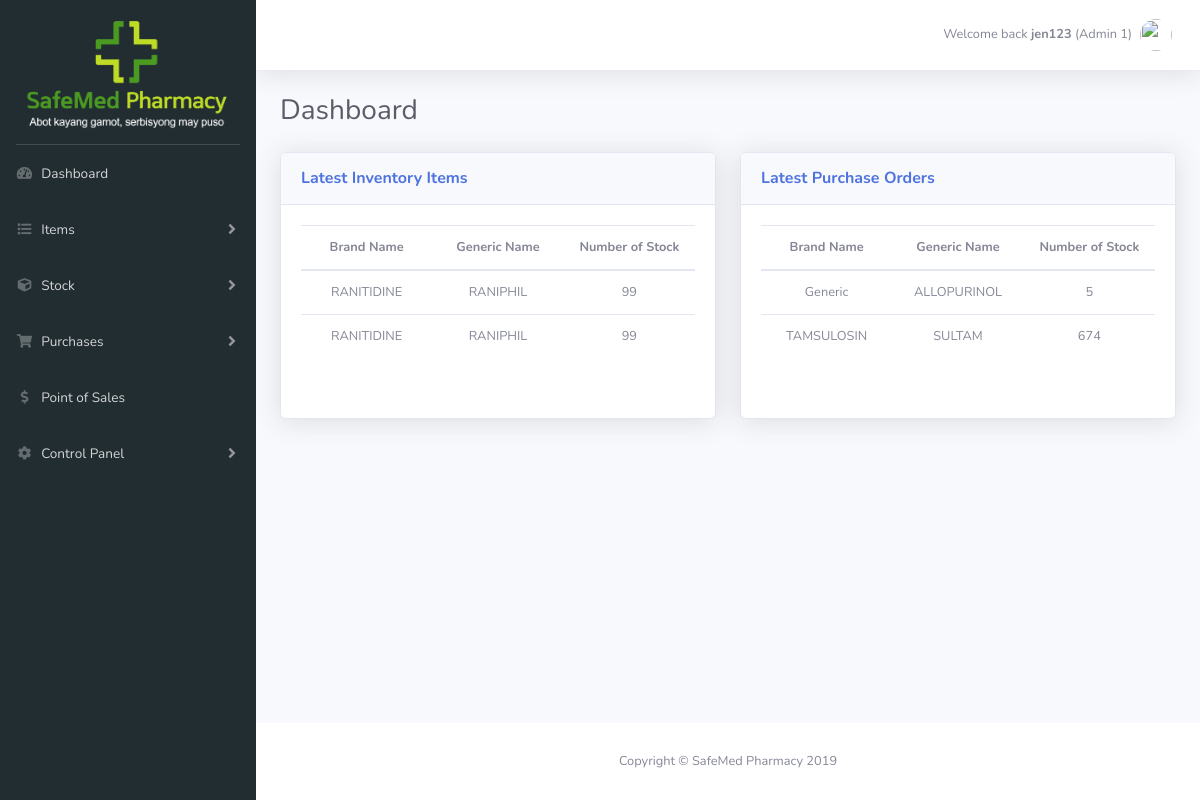
Page /index.php (signed in) on the committed database.
### tables this page shows
CREATE TABLE IF NOT EXISTS `dim_inventory` (
  `item_id` int(30) NOT NULL AUTO_INCREMENT,
  `ref_num` int(11) DEFAULT NULL,
  `brand_name` varchar(200) NOT NULL,
  `generic_name` varchar(200) NOT NULL,
  `uom` varchar(100) NOT NULL,
  `supplier` varchar(100) NOT NULL,
  `defective_qty` int(30) NOT NULL,
  `order_qty` int(30) NOT NULL,
  `unit_price` double(10,2) NOT NULL,
  `selling_price` double(10,2) NOT NULL,
  `total_price` double(10,2) NOT NULL,
  `category` varchar(100) NOT NULL,
  `expiration_date` date NOT NULL,
  `added_by` varchar(100) NOT NULL,
  `date_added` date NOT NULL,
  `status` varchar(100) NOT NULL,
  `sku` int(30) NOT NULL,
  `stock_count` int(11) NOT NULL DEFAULT '0',
  PRIMARY KEY (`item_id`)
);

### index.php (the view, shortened to what this page needs)
<!DOCTYPE html>
<html lang="en">
<?php
$connect = mysqli_connect('localhost', 'root', '', 'safemedpharmacy');
$body_class = '';
if(!$_SESSION['username']) {
	header("Location: login.php");
} else {
	$username = $_SESSION['username'];
	$name = $_SESSION['name'];
	$login_type = $_SESSION['login_type'];
	if ( strcmp($login_type, "Super Admin") == 0 ) {
		$is_admin = true;
		$body_class = 'super-admin';
	} else {
		$body_class = 'not-super-admin';
	}
}
?>
<head>
	<?php include('assets.php'); ?>
	<link href="css/homepage-style.css" rel="stylesheet">
	<?php include('head-actions.php'); ?>
</head>
<body id="page-top" <?php echo "class=" . $body_class; ?>>
	<div id="wrapper">
		<?php include('sidebar.php'); ?>
		<div id="content-wrapper" class="d-flex flex-column">
			<div id="content">
				<nav class="navbar navbar-expand navbar-light bg-white topbar mb-4 static-top shadow">
					<ul class="navbar-nav ml-auto">
						<li class="nav-item dropdown no-arrow">
							<a class="nav-link dropdown-toggle" href="#" id="userDropdown" role="button" data-toggle="dropdown" aria-haspopup="true" aria-expanded="false">
								<span class="mr-2 d-none d-lg-inline text-gray-600 small">Welcome back <b><?php echo $username;?></b> (<?php echo $name;?>)</span>
								<img class="img-profile rounded-circle" src="https://source.unsplash.com/QAB-WJcbgJk/60x60">
							</a>
						</li>
					</ul>
				</nav>
				<div class="container-fluid">
					<div class="d-sm-flex align-items-center justify-content-between mb-4">
						<h1 class="h3 mb-0 text-gray-800">Dashboard</h1>
					</div>
					<div class="row">
						<div class="col-xl-6 col-lg-5">
							<div class="card shadow mb-4 h-100">
								<div class="card-header py-3 d-flex flex-row align-items-center justify-content-between">
									<h6 class="m-0 font-weight-bold text-primary">Latest Inventory Items</h6>
								</div>
								<div class="card-body">
									<div class="table-responsive">
										<table class="table" id="dataTable" width="100%" cellspacing="0" style="text-align: center;">
											<thead>
												<tr>
													<th width="33.33%">Brand Name</th>
													<th width="33.33%">Generic Name</th>
													<th width="33.33%">Number of Stock</th>
												</tr>
											</thead>
											<tbody>
												<tr>
													<?php
													$query = "SELECT * FROM dim_inventory WHERE status = 'Received' ORDER BY item_id DESC LIMIT 5";
													$result_set =  mysqli_query($connect, $query);
													while($row = mysqli_fetch_array($result_set)) {
														$no_of_defective_qty = $row['defective_qty'];
														$no_of_order_qty = $row['order_qty'];
														$stock_on_hand = $no_of_order_qty - $no_of_defective_qty;
														?>
														<td><?php echo $row['brand_name']; ?></td>
														<td><?php echo $row['generic_name']; ?></td>
														<td><?php echo $stock_on_hand; ?></td>
														</tr><?php } ?>
													</tbody>
												</table>
											</div>
										</div>
									</div>
								</div>
								<div class="col-xl-6 col-lg-5">
									<div class="card shadow mb-4 h-100">
										<div class="card-header py-3 d-flex flex-row align-items-center justify-content-between">
											<h6 class="m-0 font-weight-bold text-primary">Latest Purchase Orders</h6>
										</div>
										<div class="card-body">
											<div class="table-responsive">
												<table class="table" id="dataTable" width="100%" cellspacing="0" style="text-align: center;">
													<thead>
														<tr>
															<th width="33.33%">Brand Name</th>
															<th width="33.33%">Generic Name</th>
															<th width="33.33%">Number of Stock</th>
														</tr>
													</thead>
													<tbody>
														<tr>
															<?php
															$query = "SELECT * FROM dim_inventory WHERE status = 'Filed' ORDER BY item_id DESC LIMIT 5";
															$result_set =  mysqli_query($connect, $query);
															while($row = mysqli_fetch_array($result_set)) {
																$no_of_defective_qty = $row['defective_qty'];
																$no_of_order_qty = $row['order_qty'];
																$stock_on_hand = $no_of_order_qty - $no_of_defective_qty;
																?>
																<td><?php echo $row['brand_name']; ?></td>
																<td><?php echo $row['generic_name']; ?></td>
																<td><?php echo $stock_on_hand; ?></td>
																</tr><?php } ?>
															</tbody>
														</table>
													</div>
												</div>
											</div>
										</div>
									</div>
								</div>
							</div>
							<footer class="sticky-footer bg-white">
								<div class="container my-auto">
									<div class="copyright text-center my-auto">
										<span>Copyright &copy; SafeMed Pharmacy 2019</span>
									</div>
								</div>
							</footer>
						</div>
					</div>
				</body>
				</html>

### css/homepage-style.css (style rules this page uses)
#dataTable tr td { vertical-align: middle; }
#dataTable_wrapper, .table-responsive { font-size: .80rem; }

### rows in the picture
dim_inventory: brand_name "RANITIDINE", generic_name "RANIPHIL", order_qty "99"
dim_inventory: brand_name "RANITIDINE", generic_name "RANIPHIL", order_qty "99"
dim_inventory: brand_name "Generic", generic_name "ALLOPURINOL", order_qty "5"
dim_inventory: brand_name "TAMSULOSIN", generic_name "SULTAM", order_qty "674"

### other values in the picture
$username "jen123"
$name "Admin 1"
